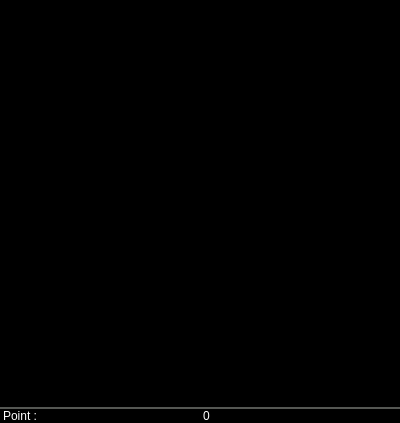
<?xml version="1.0" encoding="UTF-8"?>
<ui version="4.0">
 <class>testsnake</class>
 <widget class="QWidget" name="testsnake">
  <property name="geometry">
   <rect>
    <x>0</x>
    <y>0</y>
    <width>400</width>
    <height>423</height>
   </rect>
  </property>
  <property name="palette">
   <palette>
    <active>
     <colorrole role="WindowText">
      <brush brushstyle="SolidPattern">
       <color alpha="255">
        <red>255</red>
        <green>255</green>
        <blue>255</blue>
       </color>
      </brush>
     </colorrole>
     <colorrole role="Button">
      <brush brushstyle="SolidPattern">
       <color alpha="255">
        <red>0</red>
        <green>0</green>
        <blue>0</blue>
       </color>
      </brush>
     </colorrole>
     <colorrole role="Text">
      <brush brushstyle="SolidPattern">
       <color alpha="255">
        <red>255</red>
        <green>255</green>
        <blue>255</blue>
       </color>
      </brush>
     </colorrole>
     <colorrole role="ButtonText">
      <brush brushstyle="SolidPattern">
       <color alpha="255">
        <red>255</red>
        <green>255</green>
        <blue>255</blue>
       </color>
      </brush>
     </colorrole>
     <colorrole role="Base">
      <brush brushstyle="SolidPattern">
       <color alpha="255">
        <red>0</red>
        <green>0</green>
        <blue>0</blue>
       </color>
      </brush>
     </colorrole>
     <colorrole role="Window">
      <brush brushstyle="SolidPattern">
       <color alpha="255">
        <red>0</red>
        <green>0</green>
        <blue>0</blue>
       </color>
      </brush>
     </colorrole>
     <colorrole role="PlaceholderText">
      <brush brushstyle="SolidPattern">
       <color alpha="128">
        <red>255</red>
        <green>255</green>
        <blue>255</blue>
       </color>
      </brush>
     </colorrole>
    </active>
    <inactive>
     <colorrole role="WindowText">
      <brush brushstyle="SolidPattern">
       <color alpha="255">
        <red>255</red>
        <green>255</green>
        <blue>255</blue>
       </color>
      </brush>
     </colorrole>
     <colorrole role="Button">
      <brush brushstyle="SolidPattern">
       <color alpha="255">
        <red>0</red>
        <green>0</green>
        <blue>0</blue>
       </color>
      </brush>
     </colorrole>
     <colorrole role="Text">
      <brush brushstyle="SolidPattern">
       <color alpha="255">
        <red>255</red>
        <green>255</green>
        <blue>255</blue>
       </color>
      </brush>
     </colorrole>
     <colorrole role="ButtonText">
      <brush brushstyle="SolidPattern">
       <color alpha="255">
        <red>255</red>
        <green>255</green>
        <blue>255</blue>
       </color>
      </brush>
     </colorrole>
     <colorrole role="Base">
      <brush brushstyle="SolidPattern">
       <color alpha="255">
        <red>0</red>
        <green>0</green>
        <blue>0</blue>
       </color>
      </brush>
     </colorrole>
     <colorrole role="Window">
      <brush brushstyle="SolidPattern">
       <color alpha="255">
        <red>0</red>
        <green>0</green>
        <blue>0</blue>
       </color>
      </brush>
     </colorrole>
     <colorrole role="PlaceholderText">
      <brush brushstyle="SolidPattern">
       <color alpha="128">
        <red>255</red>
        <green>255</green>
        <blue>255</blue>
       </color>
      </brush>
     </colorrole>
    </inactive>
    <disabled>
     <colorrole role="WindowText">
      <brush brushstyle="SolidPattern">
       <color alpha="255">
        <red>255</red>
        <green>255</green>
        <blue>255</blue>
       </color>
      </brush>
     </colorrole>
     <colorrole role="Button">
      <brush brushstyle="SolidPattern">
       <color alpha="255">
        <red>0</red>
        <green>0</green>
        <blue>0</blue>
       </color>
      </brush>
     </colorrole>
     <colorrole role="Text">
      <brush brushstyle="SolidPattern">
       <color alpha="255">
        <red>255</red>
        <green>255</green>
        <blue>255</blue>
       </color>
      </brush>
     </colorrole>
     <colorrole role="ButtonText">
      <brush brushstyle="SolidPattern">
       <color alpha="255">
        <red>255</red>
        <green>255</green>
        <blue>255</blue>
       </color>
      </brush>
     </colorrole>
     <colorrole role="Base">
      <brush brushstyle="SolidPattern">
       <color alpha="255">
        <red>0</red>
        <green>0</green>
        <blue>0</blue>
       </color>
      </brush>
     </colorrole>
     <colorrole role="Window">
      <brush brushstyle="SolidPattern">
       <color alpha="255">
        <red>0</red>
        <green>0</green>
        <blue>0</blue>
       </color>
      </brush>
     </colorrole>
     <colorrole role="PlaceholderText">
      <brush brushstyle="SolidPattern">
       <color alpha="128">
        <red>0</red>
        <green>0</green>
        <blue>0</blue>
       </color>
      </brush>
     </colorrole>
    </disabled>
   </palette>
  </property>
  <property name="windowTitle">
   <string>Snake</string>
  </property>
  <property name="styleSheet">
   <string notr="true">background-color :  rgb(0, 0, 0);
color : white;</string>
  </property>
  <layout class="QVBoxLayout" name="verticalLayout">
   <property name="spacing">
    <number>0</number>
   </property>
   <property name="leftMargin">
    <number>0</number>
   </property>
   <property name="topMargin">
    <number>0</number>
   </property>
   <property name="rightMargin">
    <number>0</number>
   </property>
   <property name="bottomMargin">
    <number>0</number>
   </property>
   <item>
    <widget class="QGraphicsView" name="graphicsView">
     <property name="minimumSize">
      <size>
       <width>400</width>
       <height>400</height>
      </size>
     </property>
     <property name="baseSize">
      <size>
       <width>400</width>
       <height>400</height>
      </size>
     </property>
     <property name="frameShape">
      <enum>QFrame::NoFrame</enum>
     </property>
     <property name="verticalScrollBarPolicy">
      <enum>Qt::ScrollBarAlwaysOff</enum>
     </property>
     <property name="horizontalScrollBarPolicy">
      <enum>Qt::ScrollBarAlwaysOff</enum>
     </property>
    </widget>
   </item>
   <item>
    <layout class="QVBoxLayout" name="verticalLayout_2">
     <item>
      <layout class="QHBoxLayout" name="horizontalLayout">
       <item>
        <widget class="QLabel" name="label_2">
         <property name="styleSheet">
          <string notr="true">border-top: 2px solid rgb(85, 87, 83);</string>
         </property>
         <property name="text">
          <string>Point :</string>
         </property>
        </widget>
       </item>
       <item>
        <widget class="QLabel" name="point">
         <property name="styleSheet">
          <string notr="true">border-top: 2px solid rgb(85, 87, 83);</string>
         </property>
         <property name="text">
          <string>0</string>
         </property>
        </widget>
       </item>
      </layout>
     </item>
    </layout>
   </item>
  </layout>
 </widget>
 <resources/>
 <connections/>
</ui>
